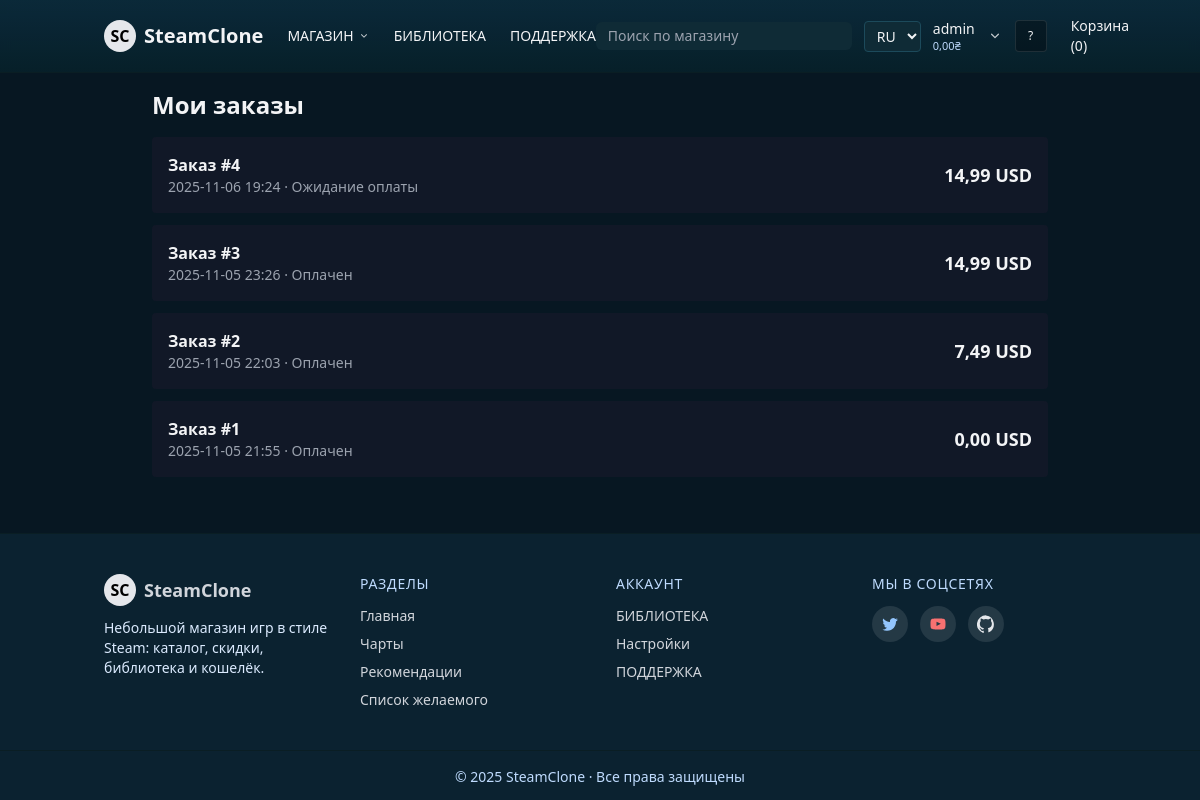
The page /orders/ (signed in) on the database as committed earlier.
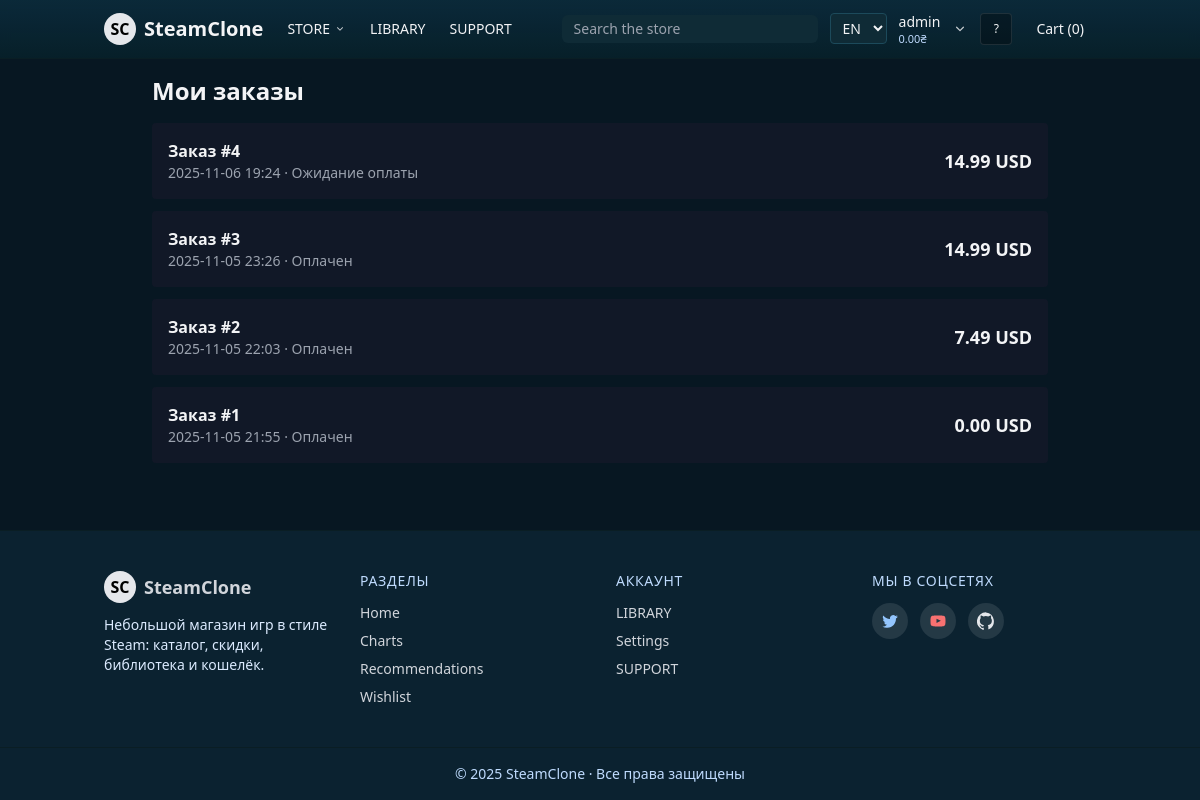
The same page on the database as committed later.
### store/models.py (models this page shows, shortened)
class UserProfile(models.Model):
    LANG_CHOICES = [
        ('en', 'English'),
        ('uk', 'Українська'),
        ('ru', 'Русский'),
    ]
    user = models.OneToOneField(settings.AUTH_USER_MODEL, on_delete=models.CASCADE, related_name='profile')
    preferred_language = models.CharField(max_length=5, choices=LANG_CHOICES, default='en')
    preferred_currency = models.CharField(max_length=5, choices=Game.CURRENCY_CHOICES, default='USD')
    PRIVACY_CHOICES = [
        ('public', 'Публичный'),
        ('friends', 'Только друзья'),
        ('private', 'Только владелец'),
    ]
    privacy = models.CharField(max_length=10, choices=PRIVACY_CHOICES, default='public')
    COMMENT_PRIVACY_CHOICES = [
        ('public', 'Комментировать могут все'),
        ('friends', 'Только друзья'),
        ('nobody', 'Никто, кроме меня'),
    ]
    FRIEND_REQUEST_PRIVACY_CHOICES = [
        ('public', 'Все могут отправлять заявки'),
        ('friends', 'Только друзья друзей (упрощённо — как все)'),
        ('nobody', 'Никто'),
    ]
    comment_privacy = models.CharField(max_length=10, choices=COMMENT_PRIVACY_CHOICES, default='public')
    friend_request_privacy = models.CharField(max_length=10, choices=FRIEND_REQUEST_PRIVACY_CHOICES, default='public')
    wishlist = models.ManyToManyField(Game, blank=True, related_name='wishlisted_by')
    total_spent = models.DecimalField(max_digits=10, decimal_places=2, default=Decimal('0.00'))
    balance = models.DecimalField(max_digits=12, decimal_places=2, default=Decimal('0.00'))
    steam_id = models.CharField(max_length=32, blank=True, help_text="SteamID64, если пользователь вошёл через Steam")
    steam_persona = models.CharField(max_length=200, blank=True)
    steam_avatar = models.URLField(blank=True)
    avatar = models.ImageField(upload_to='profiles/avatars/', null=True, blank=True)
    bio = models.TextField(blank=True, help_text="Краткое описание / 'О себе'")
    last_username_change = models.DateTimeField(null=True, blank=True, help_text="Timestamp последней успешной смены имени пользователя")
    theme_color = models.CharField(max_length=20, blank=True, help_text="Цвет акцента профиля (#1b6b80 по умолчанию если пусто)")
    bg_appid = models.IntegerField(null=True, blank=True, help_text="AppID игры для фонового баннера профиля (используется header.jpg)")
    profile_bg = models.ImageField(upload_to='profiles/backgrounds/', null=True, blank=True)
    last_seen = models.DateTimeField(null=True, blank=True)
    notify_profile_comment = models.BooleanField(default=True, help_text="Внутренние уведомления о новых комментариях на моём профиле")
    notify_friend_request = models.BooleanField(default=True, help_text="Уведомления о входящих заявках в друзья")
    notify_friend_accept = models.BooleanField(default=True, help_text="Уведомления, когда мою заявку принимают")
    email_profile_comment = models.BooleanField(default=True, help_text="Присылать email о комментариях (если указан email)")
    email_friend_events = models.BooleanField(default=False, help_text="Email о запросах/подтверждениях дружбы")
    notify_price_drop = models.BooleanField(default=True, help_text="Уведомлять о снижении цены игр из списка желаемого")
    email_price_drop = models.BooleanField(default=False, help_text="Присылать email о снижении цены (если указан email)")
    friend_code = models.CharField(max_length=16, unique=True, blank=True, null=True, help_text="Публичный код для добавления в друзья (вводится на странице 'Мои друзья')")
    @staticmethod
    def generate_friend_code(length: int = 10) -> str:
        import secrets, string
        alphabet = ''.join([c for c in string.ascii_uppercase + string.digits if c not in {'O', '0', 'I', '1'}])
        return ''.join(secrets.choice(alphabet) for _ in range(length))
    def ensure_friend_code(self):
        if self.friend_code:
            return self.friend_code
        attempts = 0
        while attempts < 10:
            code = self.generate_friend_code()
            if not UserProfile.objects.filter(friend_code=code).exists():
                self.friend_code = code
                try:
                    self.save(update_fields=['friend_code'])
                except Exception:
                    attempts += 1
                    continue
                return code
            attempts += 1
    def save(self, *args, **kwargs):
        super().save(*args, **kwargs)
        if not self.friend_code:
            try:
                self.ensure_friend_code()
            except Exception:
                pass

class Order(models.Model):
    STATUS_CHOICES = [
        ('pending', 'Ожидание оплаты'),
        ('paid', 'Оплачен'),
        ('cancelled', 'Отменён'),
    ]
    user = models.ForeignKey(settings.AUTH_USER_MODEL, on_delete=models.CASCADE, related_name='orders')
    items = models.ManyToManyField(CartItem, related_name='orders')
    total_price = models.DecimalField(max_digits=10, decimal_places=2, default=Decimal('0.00'))
    currency = models.CharField(max_length=5, choices=Game.CURRENCY_CHOICES, default='USD')
    status = models.CharField(max_length=20, choices=STATUS_CHOICES, default='pending')
    created_at = models.DateTimeField(auto_now_add=True)
    updated_at = models.DateTimeField(auto_now=True)

### store/views.py (the view)
# urls.py: path('orders/', OrdersListView.as_view(), name='orders_list'),
class OrdersListView(LoginRequiredMixin, ListView):
    model = Order
    template_name = 'store/orders_list.html'
    context_object_name = 'orders'
    paginate_by = 20
    def get_queryset(self):
        return Order.objects.filter(user=self.request.user).order_by('-created_at')

### templates/store/orders_list.html
{% extends 'base.html' %}
{% block content %}
<div class="max-w-4xl mx-auto">
  <h1 class="text-2xl font-bold mb-4">Мои заказы</h1>
  {% if orders %}
    <div class="space-y-3">
      {% for o in orders %}
      <a href="{% url 'store:order_detail' o.id %}" class="block bg-gray-900 rounded p-4 hover:bg-gray-800">
        <div class="flex items-center justify-between">
          <div>
            <div class="font-semibold">Заказ #{{ o.id }}</div>
            <div class="text-sm text-gray-400">{{ o.created_at|date:"Y-m-d H:i" }} · {{ o.get_status_display }}</div>
          </div>
          <div class="text-lg font-bold">{{ o.total_price|floatformat:2 }} {{ o.currency }}</div>
        </div>
      </a>
      {% endfor %}
    </div>
  {% else %}
    <div class="bg-gray-900 rounded p-6">Пока нет заказов.</div>
  {% endif %}
</div>
{% endblock %}

### templates/base.html (shortened to what this page needs)
{% load static i18n %}
<!doctype html>
<html lang="{{ request.LANGUAGE_CODE|default:'en' }}">
<head>
    <script src="https://cdn.tailwindcss.com"></script>
</head>
<body class="bg-[#071722] text-gray-100 font-sans min-h-screen flex flex-col">
    <header class="steam-header sticky top-0 z-50 text-gray-100 border-b border-[#0a1e24] transition-shadow">
        <div class="container mx-auto flex items-center justify-between px-4 py-3">
            <div class="flex items-center gap-6">
                <a href="{% url 'store:home' %}" class="flex items-center gap-2">
                    <div class="w-8 h-8 bg-gray-200 rounded-full flex items-center justify-center text-black font-bold">
                        SC</div>
                    <span class="text-xl font-semibold">SteamClone</span>
                </a>
                <nav class="hidden lg:flex items-center gap-6 text-sm">
                    <div class="relative" id="main-menu-wrap">
                        <a id="main-menu-trigger" href="{% url 'store:home' %}"
                           class="hover:underline flex items-center gap-1 select-none"
                           aria-haspopup="true" aria-expanded="false">
                            {% trans 'МАГАЗИН' %}
                            <svg class="w-3 h-3 opacity-80" viewBox="0 0 20 20" fill="currentColor" aria-hidden="true"><path d="M5.23 7.21a.75.75 0 011.06.02L10 10.94l3.71-3.71a.75.75 0 111.06 1.06l-4.24 4.24a.75.75 0 01-1.06 0L5.21 8.29a.75.75 0 01.02-1.08z"/></svg>
                        </a>
                    </div>
                    {% if user.is_authenticated %}
                    <a href="{% url 'store:library' %}" class="hover:underline">{% trans 'БИБЛИОТЕКА' %}</a>
                    {% endif %}
                    <a href="{% url 'store:support' %}" class="hover:underline">{% trans 'ПОДДЕРЖКА' %}</a>
                </nav>
            </div>
            <div class="flex items-center gap-3">
                <div class="hidden md:block relative" id="site-search-wrap">
                    <form action="{% url 'store:game_list' %}" method="get">
                        <input name="q" id="site-search-input" placeholder="{% trans 'Поиск по магазину' %}" autocomplete="off"
                            class="rounded-md px-3 py-1 bg-[#0f2b36] placeholder-gray-400 text-sm w-64 focus:outline-none focus:ring-2 focus:ring-white/30" />
                    </form>
                </div>
                {% if user.is_authenticated %}
                                <div class="relative" id="lang-switch-wrap">
                                    <select id="lang-switch" class="text-sm bg-[#0f2b36] rounded px-2 py-1 border border-[#1c4a5b]">
                                        {% get_current_language as CURRENT_LANG %}
                                        {% get_available_languages as LANGS %}
                                        {% for code,name in LANGS %}
                                            <option value="{{ code }}" {% if code == CURRENT_LANG %}selected{% endif %}>{{ code|upper }}</option>
                                        {% endfor %}
                                    </select>
                                </div>
                <div class="relative flex items-center gap-2" id="account-menu-wrap">
                    <a href="{% url 'store:profile' user.username %}" class="leading-tight group select-none">
                        <div class="text-sm font-medium group-hover:underline">{{ user.username }}</div>
                        <div class="text-[11px] text-blue-200" title="{% trans 'Баланс кошелька' %}">
                            {% with cur=user.profile.preferred_currency bal=user.profile.balance %}
                                {{ bal|floatformat:2 }}{% if cur == 'UAH' %}₴{% else %} {{ cur }}{% endif %}
                            {% endwith %}
                        </div>
                    </a>
                    <button id="account-menu-trigger" type="button" class="p-1 rounded hover:bg-[#0e3b4a]" aria-haspopup="true" aria-expanded="false" title="{% trans 'Меню аккаунта' %}">
                        <svg class="w-4 h-4 opacity-80" viewBox="0 0 20 20" fill="currentColor" aria-hidden="true"><path d="M5.23 7.21a.75.75 0 011.06.02L10 10.94l3.71-3.71a.75.75 0 111.06 1.06l-4.24 4.24a.75.75 0 01-1.06 0L5.21 8.29a.75.75 0 01.02-1.08z"/></svg>
                    </button>
                    <a href="{% url 'store:profile' user.username %}" class="block" title="{% trans 'Профиль' %}">
                        {% if user.profile.avatar %}
                        <img src="{{ user.profile.avatar.url }}" alt="avatar" class="w-8 h-8 rounded border border-white/20 object-cover" width="32" height="32" loading="lazy">
                        {% elif user.profile.steam_avatar %}
                        <img src="{{ user.profile.steam_avatar }}" alt="avatar" class="w-8 h-8 rounded border border-white/20 object-cover" width="32" height="32" loading="lazy">
                        {% else %}
                        <div class="w-8 h-8 rounded bg-black/30 border border-white/10 flex items-center justify-center text-xs">?</div>
                        {% endif %}
                    </a>
                </div>
                {% endif %}
                <a href="{% url 'store:cart' %}" class="text-sm px-3 py-1 hover:bg-[#0e3b4a] rounded">{% trans 'Корзина' %}{% if user.is_authenticated %} (<span id="cart-count">{{ user.cart_items.count }}</span>){% endif %}</a>
            </div>
        </div>
    </header>
    <main class="container mx-auto p-4 flex-1">
        {% block content %}{% endblock %}
    </main>
    <footer class="mt-10 bg-[#0b2230] border-t border-[#0a1e24] text-gray-300">
        <div class="container mx-auto px-4 py-10 grid grid-cols-1 sm:grid-cols-2 lg:grid-cols-4 gap-8">
            <div>
                <div class="flex items-center gap-2 mb-3">
                    <div class="w-8 h-8 bg-gray-200 rounded-full flex items-center justify-center text-black font-bold">SC</div>
                    <span class="text-lg font-semibold">SteamClone</span>
                </div>
                <p class="text-sm text-blue-100">{% trans 'Небольшой магазин игр в стиле Steam: каталог, скидки, библиотека и кошелёк.' %}</p>
            </div>
            <div>
                <h3 class="text-sm uppercase tracking-wider text-blue-200 mb-3">{% trans 'Разделы' %}</h3>
                <ul class="space-y-2 text-sm">
                    <li><a class="hover:text-white" href="{% url 'store:home' %}">{% trans 'Главная' %}</a></li>
                    <li><a class="hover:text-white" href="{% url 'store:charts' %}">{% trans 'Чарты' %}</a></li>
                    <li><a class="hover:text-white" href="{% url 'store:recommendations' %}">{% trans 'Рекомендации' %}</a></li>
                    <li><a class="hover:text-white" href="{% url 'store:wishlist' %}">{% trans 'Список желаемого' %}</a></li>
                </ul>
            </div>
            <div>
                <h3 class="text-sm uppercase tracking-wider text-blue-200 mb-3">{% trans 'Аккаунт' %}</h3>
                <ul class="space-y-2 text-sm">
                    {% if user.is_authenticated %}
                        <li><a class="hover:text-white" href="{% url 'store:library' %}">{% trans 'БИБЛИОТЕКА' %}</a></li>
                        <li><a class="hover:text-white" href="{% url 'store:settings_default' %}">{% trans 'Настройки' %}</a></li>
                        <li><a class="hover:text-white" href="{% url 'store:support' %}">{% trans 'ПОДДЕРЖКА' %}</a></li>
                    {% else %}
                        <li><a class="hover:text-white" href="{% url 'login' %}">{% trans 'Войти' %}</a></li>
                        <li><a class="hover:text-white" href="{% url 'store:support' %}">{% trans 'ПОДДЕРЖКА' %}</a></li>
                    {% endif %}
                </ul>
            </div>
            <div>
                <h3 class="text-sm uppercase tracking-wider text-blue-200 mb-3">{% trans 'Мы в соцсетях' %}</h3>
                <div class="flex items-center gap-3">
                    <a href="#" class="w-9 h-9 rounded-full bg-white/10 hover:bg-white/20 flex items-center justify-center" aria-label="Twitter" title="Twitter">
                    </a>
                    <a href="#" class="w-9 h-9 rounded-full bg-white/10 hover:bg-white/20 flex items-center justify-center" aria-label="YouTube" title="YouTube">
                    </a>
                    <a href="#" class="w-9 h-9 rounded-full bg-white/10 hover:bg-white/20 flex items-center justify-center" aria-label="GitHub" title="GitHub">
                    </a>
                </div>
            </div>
        </div>
        <div class="border-t border-[#0a1e24] text-center text-sm text-blue-200 py-4">
            &copy; {% now "Y" %} SteamClone · {% trans 'Все права защищены' %}
        </div>
    </footer>
</body>
</html>

### templates/base.html (style rules this page uses)
.steam-header { background: linear-gradient(180deg, rgba(11,42,58,0.98) 0%, rgba(7,32,42,0.95) 100%); backdrop-filter: saturate(120%) blur(6px); }

Rows that differ between the two databases and show on the page:
changed UserProfile: balance "0,00" → "0.00"
computed for Order "Ожидание оплаты": total_price "14,99" → "14.99"
computed for Order id 3: total_price "14,99" → "14.99"
computed for Order id 2: total_price "7,49" → "7.49"
computed for Order id 1: total_price "0,00" → "0.00"
Other text that changed with them:
form field value: "RU" → "EN"
text no longer shown: "МАГАЗИН БИБЛИОТЕКА ПОДДЕРЖКА Корзина Главная Чарты Рекомендации Список желаемого БИБЛИОТЕКА Настройки ПОДДЕРЖКА"
text now shown: "STORE LIBRARY SUPPORT Cart Home Charts Recommendations Wishlist LIBRARY Settings SUPPORT"
